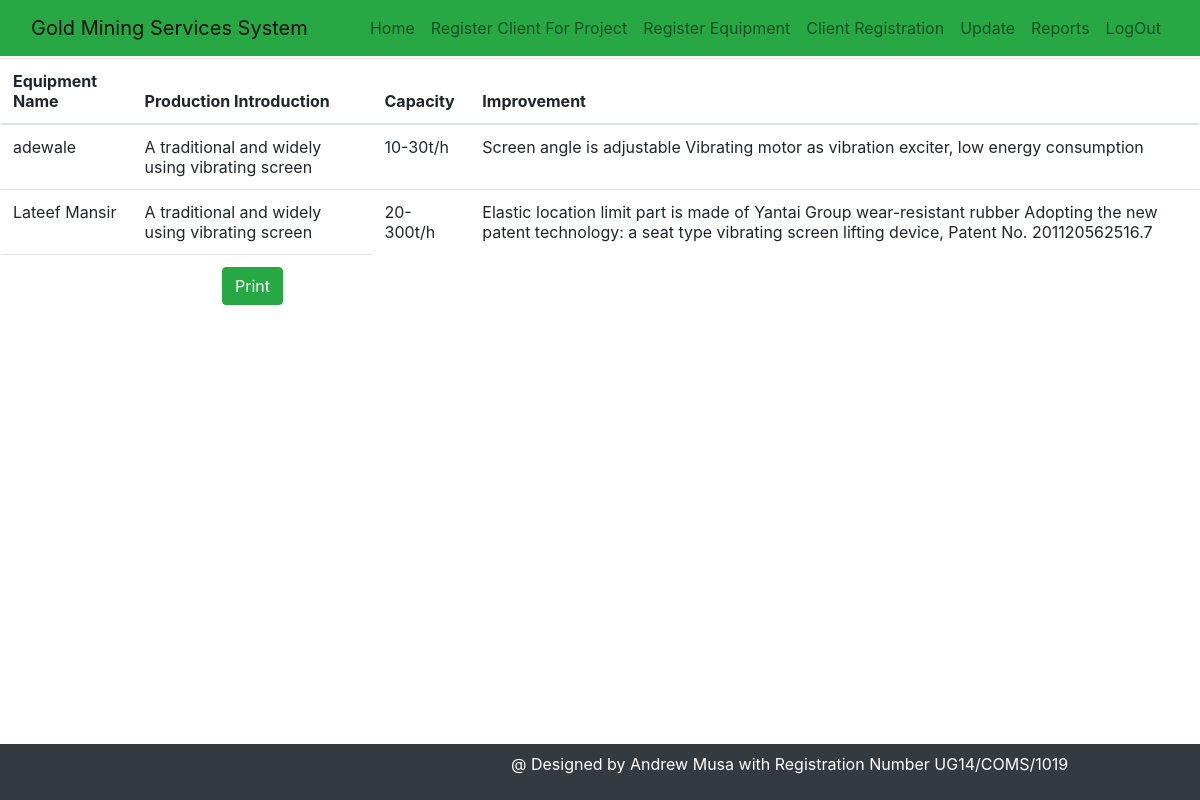
/EquipmentRegReport.php (signed in), run on the app's committed database.
### tables this page shows
CREATE TABLE IF NOT EXISTS `equipment` (
  `id` int(11) NOT NULL AUTO_INCREMENT,
  `EquipmentName` varchar(50) NOT NULL,
  `Image` varchar(200) NOT NULL,
  `ProductionIntroduction` varchar(2000) NOT NULL,
  `Capacity` varchar(50) NOT NULL,
  `Improvement` varchar(2000) NOT NULL,
  `TotalInNumber` int(11) NOT NULL,
  PRIMARY KEY (`id`)
);

### EquipmentRegReport.php (the view, shortened to what this page needs)
<?php include "employeeheader.php" ; ?>
<!DOCTYPE html>
<html class="no-js" lang="en">
    <head>
        <link rel='stylesheet' href="https://maxcdn.bootstrapcdn.com/font-awesome/4.7.0/css/font-awesome.min.css">
        <link rel="stylesheet" href="css\bootstrap.css">
</head>
<body>
<div class="main">
			<div class="main-content">
				<div class="container-fluid">
							<h3 class="panel-title" align="center">Registered Equipment Reports</h3>
						</div>
						<div class="panel-body">
							<div class="row">
            <table class="table">
					<thead>
            <tr>
            <th>Equipment Name</th>
            <th>Production Introduction</th>
            <th>Capacity</th>
            <th>Improvement</th>
            </tr>
            </thead>
<?php
	require_once 'dbconfig.php';
	$stmt = $db_con->prepare('SELECT *
     FROM    equipment ORDER BY id DESC');
	$stmt->execute();
	if($stmt->rowCount() > 0)
	{
		while($row=$stmt->fetch(PDO::FETCH_ASSOC))
		{
			extract($row);
			?>
            <tr>
            <td><?php echo $EquipmentName;?></td>
            <td><?php echo $ProductionIntroduction;?></td>
            <td><?php echo $Capacity;?></td>
            <td><?php echo $Improvement;?></td>
            </tr>
			<?php
		}
	}
?>
<tr>
<td></td>
<td align="center"><button class="btn btn-success" onClick="window.print();">Print</button></td>
 </table>
<?php include 'footer.php'; ?>
</body>
</html>

### EquipmentRegReport.php (style rules this page uses)
table { margin: 1em; }

### data on the page
equipment: EquipmentName "adewale", ProductionIntroduction "A traditional and widely using vibrating screen", Capacity "10-30t/h", Improvement "Screen angle is adjustable Vibrating motor as vibration exciter, low energy consumption"
equipment: EquipmentName "Lateef Mansir", ProductionIntroduction "A traditional and widely using vibrating screen", Capacity "20-300t/h", Improvement "Elastic location limit part is made of Yantai Group wear-resistant rubber Adopting the new patent technology: a seat type vibrating screen lifting device, Patent No. 201120562516.7"
